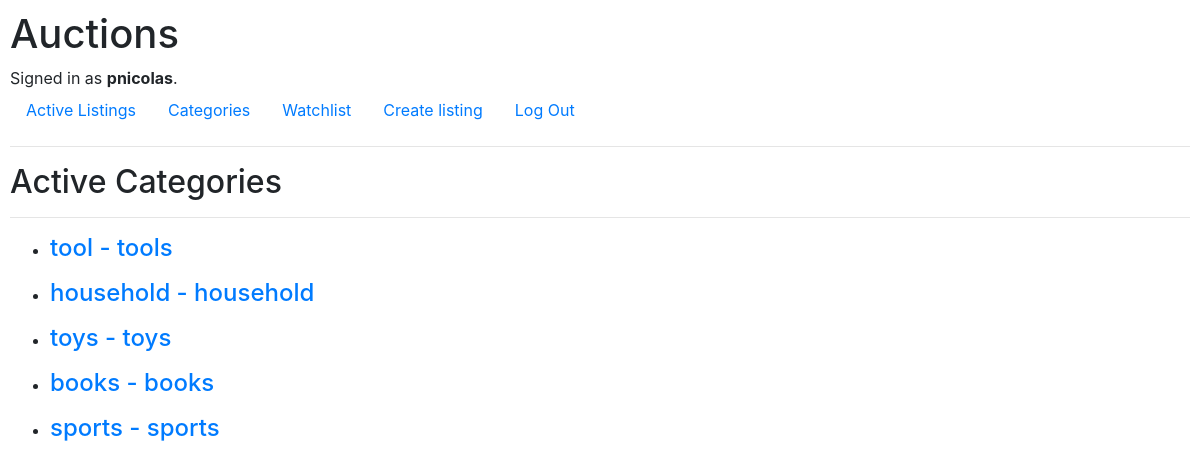
The page /categories (signed in) on the database its author committed.
### auctions/models.py (models this page shows)
class User(AbstractUser):
    pass

class Category(models.Model):
    cat_name = models.CharField(max_length=64)
    cat_desc = models.CharField(max_length=64)
    class Meta:
        verbose_name_plural = "categories"
    def __str__(self):
        return f"{self.cat_name}"

### auctions/views.py (the view)
# urls.py: path("categories", views.categories, name="categories"),
@login_required
def categories(request):
    categories = Category.objects.all()
    print(categories)
    return render(request, "auctions/categories.html", {
        'categories' : categories
        })

### auctions/templates/auctions/categories.html
{% extends "auctions/layout.html" %}
{% block body %}
    <h2>Active Categories</h2>
    <hr/>
    {% for category in categories %}
    <ul>
        <li>
            <a href='{% url "category" category.id %}'><h4>{{ category.cat_name }} - {{ category.cat_desc }}</h4></a>
        </li>
    </ul>
    {% endfor %}
{% endblock %}

### auctions/templates/auctions/layout.html (shortened to what this page needs)
{% load static %}
<!DOCTYPE html>
<html lang="en">
    <head>
        <link rel="stylesheet" href="https://stackpath.bootstrapcdn.com/bootstrap/4.4.1/css/bootstrap.min.css">
        <link href="{% static 'auctions/styles.css' %}" rel="stylesheet">
    </head>
    <body>
        <h1>Auctions</h1>
        <div>
            {% if user.is_authenticated %}
                Signed in as <strong>{{ user.username }}</strong>.
            {% else %}
                Not signed in.
            {% endif %}
        </div>
        <ul class="nav">
            {% if user.is_authenticated %}
                <li class="nav-item">
                    <a class="nav-link" href="{% url 'index' %}">Active Listings</a>
                </li>
                <li class="nav-item">
                    <a class="nav-link" href="{% url 'categories' %}">Categories</a>
                </li>
                <li class="nav-item">
                    <a class="nav-link" href="{% url 'watch' %}">Watchlist</a>
                </li>
                <li class="nav-item">
                    <a class="nav-link" href="{% url 'create' %}">Create listing</a>
                </li>
                <li class="nav-item">
                    <a class="nav-link" href="{% url 'logout' %}">Log Out</a>
                </li>
            {% endif %}
        </ul>
        <hr>
        {% block body %}
        {% endblock %}
    </body>
</html>

### auctions/static/auctions/styles.css (style rules this page uses)
body { padding: 10px; }

### rows shown on the page
User: username "pnicolas"
Category: cat_name "tool", cat_desc "tools"
Category: cat_name "household", cat_desc "household"
Category: cat_name "toys", cat_desc "toys"
Category: cat_name "books", cat_desc "books"
Category: cat_name "sports", cat_desc "sports"
